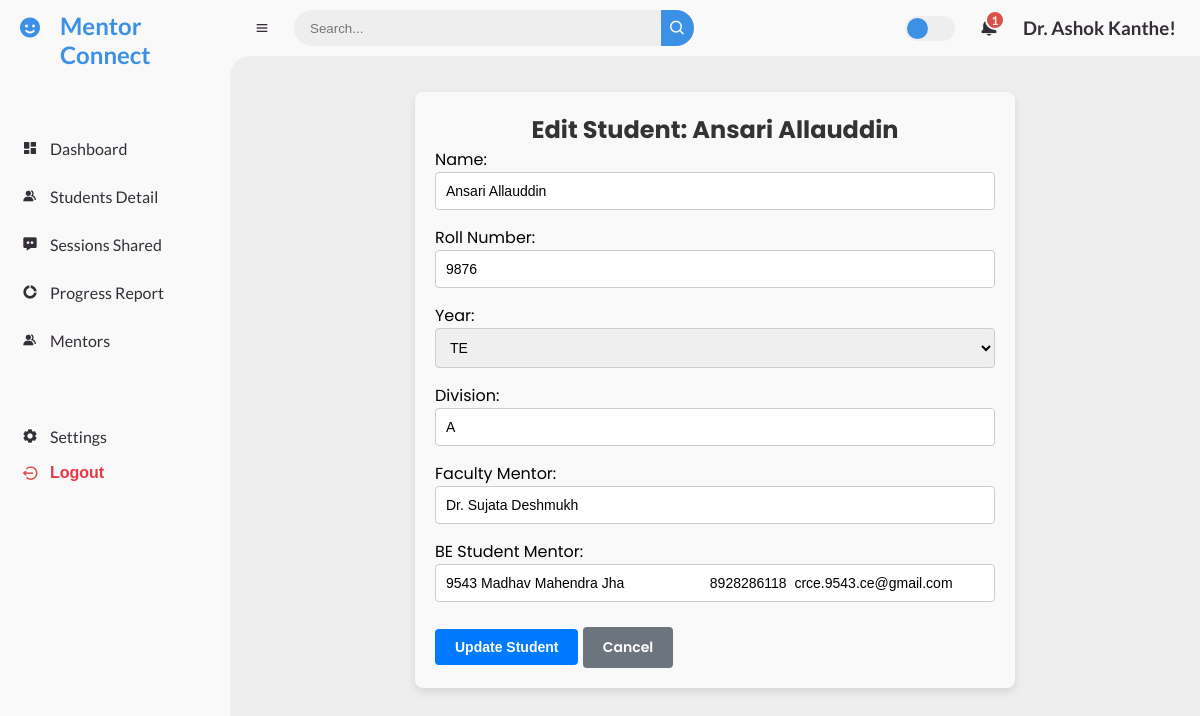
Page /mentor_admin/edit_student/267/ (signed in) on the committed database.
### mentor/models.py (models this page shows, shortened)
class MentorshipData(models.Model):
    name = models.CharField(max_length=255)
    roll_number = models.CharField(max_length=50)
    division = models.CharField(max_length=10)
    faculty_mentor = models.CharField(max_length=255, null=True, blank=True)
    be_student_mentor = models.CharField(max_length=255, null=True, blank=True)
    year = models.CharField(max_length=10, blank=True)  # Year will be set based on sem
    sem = models.IntegerField(null=True)  # Semester field
    token = models.CharField(max_length=100, null=True, blank=True)
    token_created_at = models.DateTimeField(null=True, blank=True)

### mentor_admin/views.py (the view, shortened to what this page needs)
@login_required
def edit_student(request, student_id):
    student = get_object_or_404(MentorshipData, id=student_id)
    return render(request, 'mentor_admin/edit_student.html', {'student': student})

### mentor/templatetags/username_filters.py (called while the page is built)
@register.filter
def readable_username(value):
    return value.replace('_', ' ').title()

### templates/mentor_admin/edit_student.html (shortened to what this page needs)
{% extends 'mentor_admin/admin_base.html' %}
{% block content %}
<div class="container">
    <h2>Edit Student: {{ student.name }}</h2>
    <form method="post" class="form">
        <div class="form-group">
            <label for="name">Name:</label>
            <input type="text" id="name" name="name" value="{{ student.name }}" class="form-control" required>
        </div>
        <div class="form-group">
            <label for="roll_number">Roll Number:</label>
            <input type="text" id="roll_number" name="roll_number" value="{{ student.roll_number }}" class="form-control" required>
        </div>
        <div class="form-group">
            <label for="year">Year:</label>
            <select id="year" name="year" class="form-control" required>
                <option value="TE" {% if student.year == 'TE' %}selected{% endif %}>TE</option>
            </select>
        </div>
        <div class="form-group">
            <label for="division">Division:</label>
            <input type="text" id="division" name="division" value="{{ student.division }}" class="form-control" required>
        </div>
        <div class="form-group">
            <label for="faculty_mentor">Faculty Mentor:</label>
            <input type="text" id="faculty_mentor" name="faculty_mentor" value="{{ student.faculty_mentor }}" class="form-control">
        </div>
        <div class="form-group">
            <label for="be_student_mentor">BE Student Mentor:</label>
            <input type="text" id="be_student_mentor" name="be_student_mentor" value="{{ student.be_student_mentor }}" class="form-control">
        </div>
        <button type="submit" class="btn btn-primary">Update Student</button>
        <a href="{% url 'mentors_list' %}" class="btn btn-secondary">Cancel</a>
    </form>
</div>
{% endblock %}

### templates/mentor_admin/admin_base.html (shortened to what this page needs)
{% load static %}
{% load username_filters %}
<!DOCTYPE html>
<html lang="en">
<head>
    <link rel="stylesheet" href="{% static 'CSS/mentor_dashboard.css' %}">
    <link href='https://unpkg.com/boxicons@2.0.9/css/boxicons.min.css' rel='stylesheet'>
</head>
<body class="{% block body_class %}{% endblock %}">
<section id="sidebar">
    <a href="#" class="brand">
        <i class='bx bxs-smile'></i>
        <span class="text">Mentor Connect</span>
    </a>
    <ul class="side-menu top">
        <li class="{% if request.path == '/mentor_admin/dashboard/' %}active{% endif %}">
            <a href="/mentor_admin/dashboard/">
                <i class='bx bxs-dashboard'></i>
                <span class="text">Dashboard</span>
            </a>
        </li>
        <li class="">
            <a href="/mentor_admin/student_detail/">
                <i class='bx bxs-group'></i>
                <span class="text">Students Detail</span>
            </a>
        </li>
        <li class="{% if request.path == '/mentor_admin/sessions/' %}active{% endif %}">
            <a href="/mentor_admin/sessions/">
                <i class='bx bxs-message-dots'></i>
                <span class="text">Sessions Shared</span>
            </a>
        </li>
        <li class="{% if request.path == '/mentor_admin/progress_report/' %}active{% endif %}">
            <a href="{% url 'admin_progress_report' %}">
                <i class='bx bxs-doughnut-chart'></i>
                <span class="text">Progress Report</span>
            </a>
        </li>
        <li class="{% if request.path == '/mentor_admin/mentors/' %}active{% endif %}">
            <a href="/mentor_admin/mentors/">
                <i class='bx bxs-group'></i>
                <span class="text">Mentors</span>
            </a>
        </li>
    </ul>
    <ul class="side-menu">
        <li class="{% if request.path == '/settings/' %}active{% endif %}">
            <a href="/settings/">
                <i class='bx bxs-cog'></i>
                <span class="text">Settings</span>
            </a>
        </li>
        <li>
            <form method="post" action="{% url 'logout' %}" style="display: inline;">
                <button type="submit" class="logout" style="background: none; border: none; color: inherit; cursor: pointer;">
                    <i class='bx bx-log-out-circle'></i>
                    <span class="text">Logout</span>
                </button>
            </form>
        </li>
    </ul>
</section>
    <section id="content">
        <nav >
            <i class='bx bx-menu'></i>
            <form action="#">
                <div class="form-input">
                    <input type="search" placeholder="Search...">
                    <button type="submit" class="search-btn"><i class='bx bx-search'></i></button>
                </div>
            </form>
            <label for="switch-mode" class="switch-mode"></label>
            <a href="#" class="notification">
                <span class="num">1</span>
            </a>
            <a href="#" class="profile">
                <h1>{{ user.username|readable_username }}!</h1>
            </a>
        </nav>
        <main>
            {% block content %}
            {% endblock %}
        </main>
</body>
</html>

### static/CSS/mentor_dashboard.css (style rules this page uses)
* { margin: 0; padding: 0; box-sizing: border-box; }
a { text-decoration: none; }
li { list-style: none; }
:root { --poppins: "Poppins", sans-serif; --lato: "Lato", sans-serif; --light: #f9f9f9; --blue: #3c91e6; --light-blue: #cfe8ff; --grey: #eee; --dark-grey: #aaaaaa; --dark: #342e37; --red: #db504a; --yellow: #ffce26; --light-yellow: #fff2c6; --orange: #fd7238; --light-orange: #ffe0d3; }
html { overflow-x: hidden; }
body { background: var(--grey); overflow-x: hidden; }
#sidebar { position: fixed; top: 0; left: 0; width: 230px; height: 100%; background: var(--light); z-index: 2000; font-family: var(--lato); transition: 0.3s ease; overflow-x: hidden; scrollbar-width: none; }
#sidebar .brand { font-size: 24px; font-weight: 700; height: 56px; display: flex; align-items: center; color: var(--blue); position: sticky; top: 0; left: 0; background: var(--light); z-index: 500; padding-bottom: 20px; box-sizing: content-box; }
#sidebar .brand .bx { min-width: 60px; display: flex; justify-content: center; }
#sidebar .brand .text { padding-top: 10%; }
#sidebar .side-menu { width: 100%; margin-top: 48px; }
#sidebar .side-menu li { height: 48px; background: transparent; margin-left: 6px; border-radius: 48px 0 0 48px; padding: 4px; }
#sidebar .side-menu li a { width: 100%; height: 100%; background: var(--light); display: flex; align-items: center; border-radius: 48px; font-size: 16px; color: var(--dark); white-space: nowrap; overflow-x: hidden; }
#sidebar .side-menu li a .bx { min-width: calc(60px - ((4px + 6px) * 2)); display: flex; justify-content: center; }
#content { position: relative; width: calc(100% - 230px); left: 230px; transition: 0.3s ease; }
#content nav { height: 56px; background: var(--light); padding: 0 24px; display: flex; align-items: center; grid-gap: 24px; font-family: var(--lato); position: sticky; top: 0; left: 0; z-index: 1000; }
#content nav::before { content: ""; position: absolute; width: 40px; height: 40px; bottom: -40px; left: 0; border-radius: 50%; box-shadow: -20px -20px 0 var(--light); }
#content nav a { color: var(--dark); }
#content nav .bx.bx-menu { cursor: pointer; color: var(--dark); }
#content nav form { max-width: 400px; width: 100%; margin-right: auto; }
#content nav form .form-input { display: flex; align-items: center; height: 36px; }
#content nav form .form-input input { flex-grow: 1; padding: 0 16px; height: 100%; border: none; background: var(--grey); border-radius: 36px 0 0 36px; outline: none; width: 100%; color: var(--dark); }
#content nav form .form-input button { width: 36px; height: 100%; display: flex; justify-content: center; align-items: center; background: var(--blue); color: var(--light); font-size: 18px; border: none; outline: none; border-radius: 0 36px 36px 0; cursor: pointer; }
#content nav .notification { font-size: 20px; position: relative; }
#content nav .notification .num { position: absolute; top: -6px; right: -6px; width: 20px; height: 20px; border-radius: 50%; border: 2px solid var(--light); background: var(--red); color: var(--light); font-weight: 700; font-size: 12px; display: flex; justify-content: center; align-items: center; }
#content nav .switch-mode { display: block; min-width: 50px; height: 25px; border-radius: 25px; background: var(--grey); cursor: pointer; position: relative; }
#content nav .switch-mode::before { content: ""; position: absolute; top: 2px; left: 2px; bottom: 2px; width: calc(25px - 4px); background: var(--blue); border-radius: 50%; transition: all 0.3s ease; }
#content main { width: 100%; padding: 36px 24px; font-family: var(--poppins); max-height: calc(100vh - 56px); overflow-y: auto; }
.logout { display: flex; align-items: center; color: #e63946; }
.logout i { min-width: calc(60px - ((4px + 6px) * 2)); display: flex; justify-content: center; color: var(--red); font-size: 18px; }
.logout span { font-size: 16px; color: #e63946; font-weight: bold; }
ul { list-style-type: none; padding: 0; margin: 0; }

### rows in the picture
MentorshipData: name "Ansari Allauddin", roll_number "9876", year "TE", division "A", faculty_mentor "Dr. Sujata Deshmukh", be_student_mentor "9543 Madhav Mahendra Jha 8928286118 crce.9543.ce@gmail.com"

### other values in the picture
{{ user.username|readable_username }} "Dr. Ashok Kanthe"
